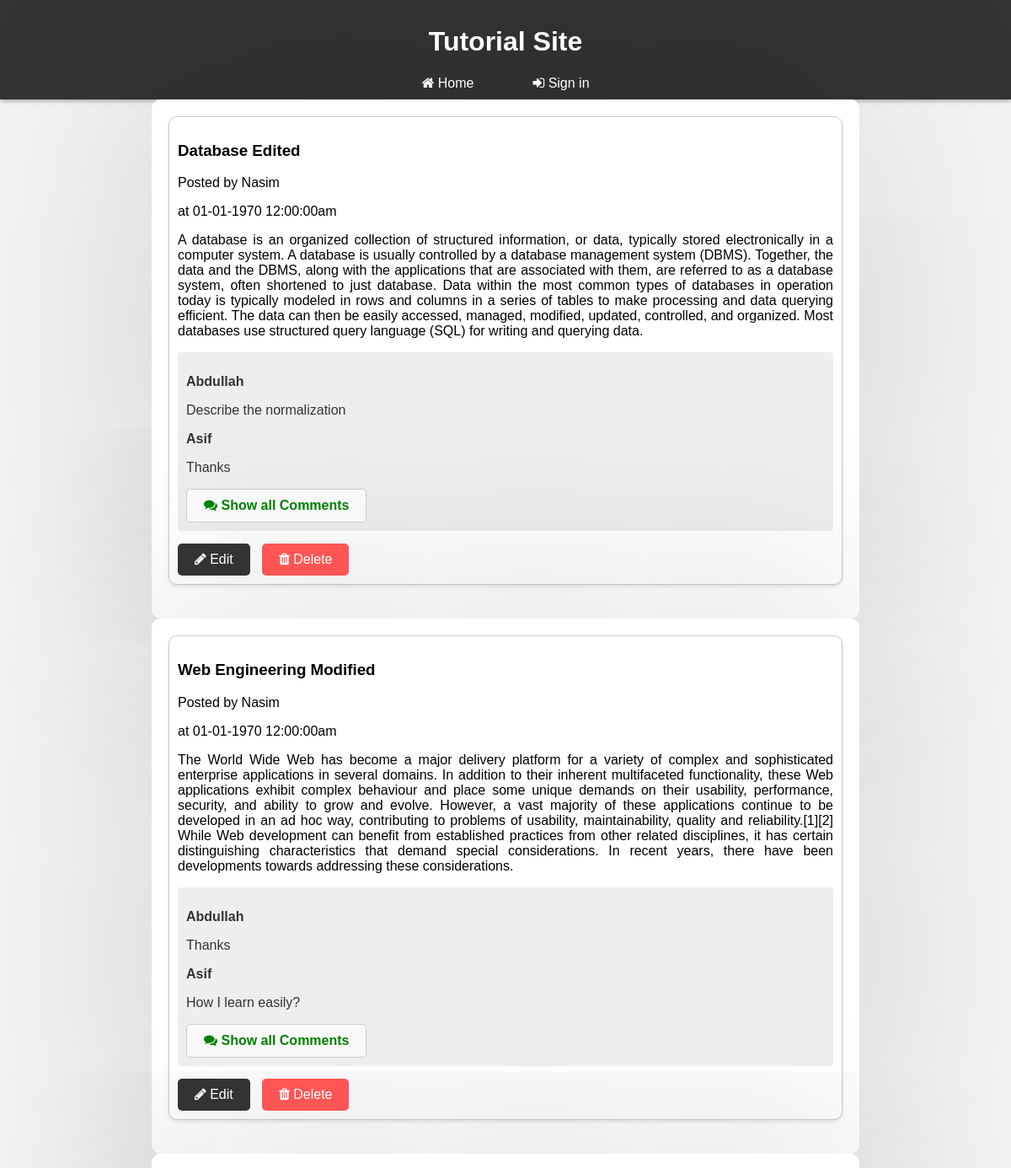
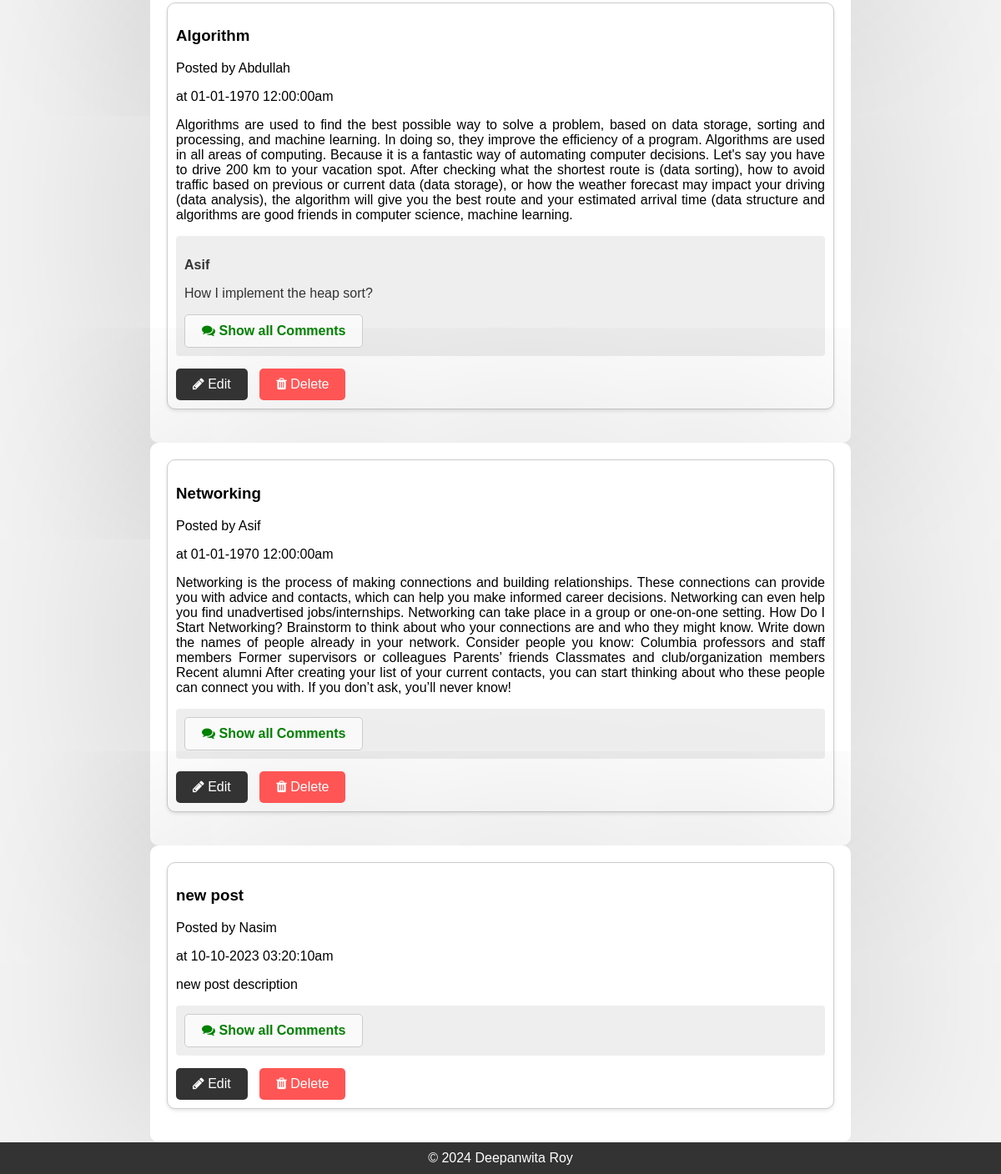
The page / on the database its author committed (2 pictures, top to bottom).
### tables this page shows
CREATE TABLE `posts` (
  `post_id` int(11) NOT NULL,
  `title` varchar(255) NOT NULL,
  `content` text NOT NULL,
  `user_id` int(11) NOT NULL,
  `time` int(255) NOT NULL,
  `edited_at` int(128) NOT NULL DEFAULT 0
);

CREATE TABLE `users` (
  `user_id` int(11) NOT NULL,
  `username` varchar(255) NOT NULL,
  `password` varchar(255) NOT NULL
);

CREATE TABLE `comments` (
  `comment_id` int(11) NOT NULL,
  `content` text NOT NULL,
  `post_id` int(11) NOT NULL,
  `user_id` int(11) NOT NULL
);

### index.php (the view, shortened to what this page needs)
<?php
include("db.php");
$query = "SELECT posts.*, users.username FROM posts INNER JOIN users ON posts.user_id = users.user_id";
$result = mysqli_query($conn, $query);
$posts = [];
while ($row = mysqli_fetch_assoc($result)) {
    $posts[] = $row;
    }
function get_comment($id){
    global $conn;
    $sql = "SELECT comments.content, users.username FROM `comments` JOIN users ON comments.user_id = users.user_id WHERE post_id=$id LIMIT 2";
    $response = mysqli_query($conn, $sql);
    $comment = "";
    while($row = mysqli_fetch_assoc($response)){
        $comment .= "<div style='margin-bottom: 15px;'>
                        <p style='font-weight: bold;'>{$row['username']}</p>
                        <p>{$row['content']}</p>
                    </div>";
    }
    return $comment;
}
?>
<?php include("header.php"); ?>
<html>
<head>
</head>
<?php foreach ($posts as $post) : ?>
    <div class="container">
<div class="post">
    <h3>
        <a href="article.php?id=<?php echo $post['post_id']; ?>"
            style="text-decoration: none; color:black;"> <?php echo $post['title']; ?></a>
    </h3>
    <p style="color:black">Posted by <?php echo $post['username']; ?></p>
    <p style="color:black">at  <?php echo date("d-m-Y h:i:sa", $post['time']); ?></p>
    <p style="color:black; text-align:justify"><?php echo $post['content']; ?></p>
    <div class="comment_section"
        style="width: 100%; background-color: #eeeeee; box-sizing: border-box; padding: 10px; border-radius: 4px; margin-bottom: 15px;">
        <?php echo get_comment($post['post_id']); ?>
                <a href="article.php?id=<?php echo $post['post_id']; ?>"
            style="text-decoration: none; color:green; font-weight:bold;"  class="show-comments-link"> <i class="fa fa-comments"></i> Show all Comments</a>
    </div>
    <a href='edit_post.php?post_id=<?php echo $post['post_id']; ?>' class="edit-button"><i class="fa fa-pencil"></i> Edit</a>
    <a href='delete.php?post_id=<?php echo $post['post_id']; ?>' class="delete-button"><i class="fa fa-trash"></i> Delete</a>
</div>
    </div>
<?php endforeach; ?>
<?php include("footer.php"); ?>

### header.php (shortened to what this page needs)
<!DOCTYPE html>
<html>
<head>
   <link rel="stylesheet" href="https://cdnjs.cloudflare.com/ajax/libs/font-awesome/4.7.0/css/font-awesome.min.css">
</head>
<body>
    <header>
        <h1>Tutorial Site </h1>
        <nav>
            <ul>
                <li ><a href="index.php" class="anc"><i class="fa fa-home"></i> Home</a></li>
                <?php if (isset($_SESSION['user_id'])) : ?>
                <li><a href="profile.php" class="anc">My Post</a></li>
                <li><a href="post.php" class="anc"><i class="fa fa-edit"></i>  Create a post</a></li>
                <li><a href="logout.php" class="anc"> <i class="fa fa-sign-out"></i> Sign Out</a></li>
                <?php else : ?>
                <li><a href="login.php" class="anc"><i class="fa fa-sign-in"></i> Sign in</a></li>
                <?php endif; ?>
            </ul>
        </nav>
    </header>
    <main>

### footer.php
</main>
    <footer>
        &copy; <?php echo date('Y'); ?> Deepanwita Roy
    </footer>
</body>
</html>

### header.php (style rules this page uses)
body, ul, li { margin: 0; padding: 0; list-style: none; }
header { background: #333; color: #fff; padding: 10px 0; text-align: center; box-shadow: 0 2px 5px rgba(0, 0, 0, 0.3); }
nav ul { display: flex; justify-content: center; }
nav li { margin: 0 20px; }
nav a { text-decoration: none; color: #fff; padding: 10px 15px; border-radius: 5px; transition: background 0.3s, transform 0.2s; }
footer { background-color: #333; color: #fff; text-align: center; padding: 10px 0; }

### index.php (style rules this page uses)
body { font-family: Arial, sans-serif; background-color: #f4f4f4; color: #333; margin: 0; padding: 0; }
.post { border: 1px solid #ccc; border-radius: 10px; margin-bottom: 20px; padding: 10px; background-color: #fff; box-shadow: 0 2px 4px rgba(0, 0, 0, 0.1); }
.post h3 a { text-decoration: none; color: blue; }
.post p { color: #333; text-align: justify; }
.comment_section { background-color: #eeeeee; padding: 10px; border-radius: 4px; margin-bottom: 15px; }
.container { max-width: 800px; margin: 0 auto; padding: 20px; background-color: #fff; border-radius: 10px; box-shadow: 0px 3px 17000px rgba(0, 0, 0, 0.2); }
.edit-button { background-color: #333; color: #fff; border: none; border-radius: 5px; padding: 10px 20px; margin-right: 10px; text-decoration: none; transition: background-color 0.3s; display: inline-block; }
.delete-button { background-color: #ff5555; color: #fff; border: none; border-radius: 5px; padding: 10px 20px; text-decoration: none; transition: background-color 0.3s; display: inline-block; }
.show-comments-link { display: inline-block; padding: 10px 20px; background: rgba(255, 255, 255, 0.7); color: #333; font-weight: bold; text-decoration: none; border: 1px solid #ccc; border-radius: 5px; transition: background 0.3s; }

### rows shown on the page
posts: title "Database Edited", user.username "Nasim", time "01-01-1970 12:00:00am", content "A database is an organized collection of structured information, or data, typically stored electronically in a computer system. A database is usually controlled by a database management system (DBMS). Together, the data and the DBMS, along with the applications that are associated with them, are referred to as a database system, often shortened to just database. Data within the most common types of databases in operation today is typically modeled in rows and columns in a series of tables to make processing and data querying efficient. The data can then be easily accessed, managed, modified, updated, controlled, and organized. Most databases use structured query language (SQL) for writing…"
comments: user.username "Abdullah", content "Describe the normalization"
comments: user.username "Asif", content "Thanks"
posts: title "Web Engineering Modified", user.username "Nasim", time "01-01-1970 12:00:00am", content "The World Wide Web has become a major delivery platform for a variety of complex and sophisticated enterprise applications in several domains. In addition to their inherent multifaceted functionality, these Web applications exhibit complex behaviour and place some unique demands on their usability, performance, security, and ability to grow and evolve. However, a vast majority of these applications continue to be developed in an ad hoc way, contributing to problems of usability, maintainability, quality and reliability.[1][2] While Web development can benefit from established practices from other related disciplines, it has certain distinguishing characteristics that demand special…"
comments: user.username "Abdullah", content "Thanks"
comments: user.username "Asif", content "How I learn easily?"
posts: title "Algorithm", user.username "Abdullah", time "01-01-1970 12:00:00am", content "Algorithms are used to find the best possible way to solve a problem, based on data storage, sorting and processing, and machine learning. In doing so, they improve the efficiency of a program. Algorithms are used in all areas of computing. Because it is a fantastic way of automating computer decisions. Let's say you have to drive 200 km to your vacation spot. After checking what the shortest route is (data sorting), how to avoid traffic based on previous or current data (data storage), or how the weather forecast may impact your driving (data analysis), the algorithm will give you the best route and your estimated arrival time (data structure and algorithms are good friends in computer…"
comments: user.username "Asif", content "How I implement the heap sort?"
posts: title "Networking", user.username "Asif", time "01-01-1970 12:00:00am", content "Networking is the process of making connections and building relationships. These connections can provide you with advice and contacts, which can help you make informed career decisions. Networking can even help you ﬁnd unadvertised jobs/internships. Networking can take place in a group or one-on-one setting. How Do I Start Networking? Brainstorm to think about who your connections are and who they might know. Write down the names of people already in your network. Consider people you know: Columbia professors and staff members Former supervisors or colleagues Parents’ friends Classmates and club/organization members Recent alumni After creating your list of your current contacts, you can…"
posts: title "new post", user.username "Nasim", time "10-10-2023 03:20:10am", content "new post description"
